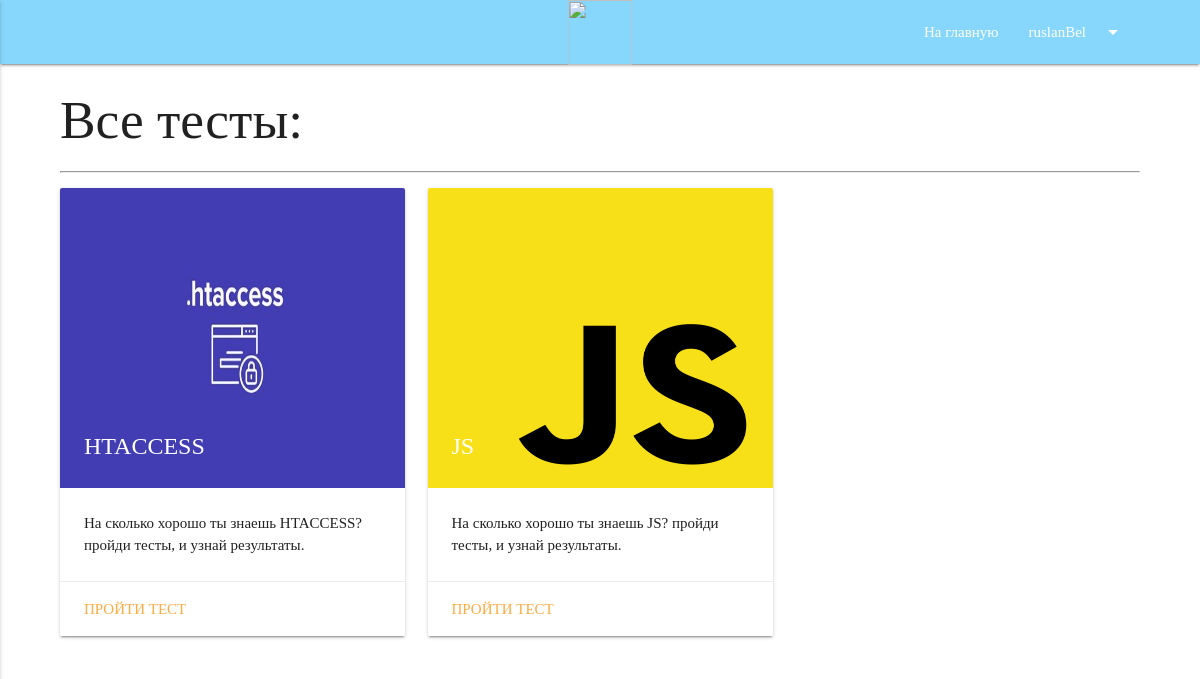
/resources/views/account/hub-test.php (signed in), run on the app's committed database.
### tables this page shows
CREATE TABLE `out_test` (
  `id` int(11) NOT NULL,
  `title` varchar(255) NOT NULL,
  `text` varchar(255) NOT NULL,
  `difficult` varchar(255) NOT NULL,
  `image` varchar(255) NOT NULL,
  `file_name` varchar(255) NOT NULL
);

### app/Connection.php (called while the page is built, shortened)
<?php
trait Connection {
    private static $connection;
    private $host = 'localhost';
    private $user = 'root';
    private $pass = '';
    private $db = 'test_kit';
    public function __construct() {
        self::$connection = new mysqli($this->host, $this->user, $this->pass, $this->db);
    }
    public static function query($sql) {
        return self::$connection->query($sql);
    }
}

### app/UserObject.php (called while the page is built, shortened)
<?php
class UserObject extends AbstractModel{
    public function getElementsTable($row_table,$id)
    {
        $getGroup =  Admin::query("SELECT `$row_table` FROM `users` WHERE id='$id'");
        $row_ass = $getGroup->fetch_assoc();
        return $row_ass[$row_table];
    }
}

### app/Admin.php (called while the page is built, shortened)
<?php
class Admin extends UserObject {
    public function out_test() {
        return Admin::query("SELECT * FROM `out_test`");
    }
}

### resources/views/account/hub-test.php (the view, shortened to what this page needs)
<?php
$admin = new Admin();
$id = $_SESSION['user'][0];
?>
<?php if($admin->getElementsTable('role_id',$id) == 1):
    require "../layouts/navbar.php";
?>
<div class="container">
    <h2>Все тесты:</h2>
    <hr>
    <div class="row cards-top">
        <?php
        $testing = $admin->out_test();
        while ($test = $testing->fetch_assoc()) {
            ?>
            <div class="col s12 m4">
                <div class="card">
                    <div class="card-image">
                        <img width="300px" height="300px" src="/public/img/test/<?php echo $test['image']; ?>">
                        <span class="card-title">
                        <?php echo $test['title']; ?>
                    </span>
                    </div>
                    <div class="card-content">
                        <?php echo $test['text']; ?>
                    </div>
                    <div class="card-action">
                        <a href="create-test/views_test/test.php?id=<?php echo $test['id'] ?>">Пройти тест</a>
                    </div>
                </div>
            </div>
            <?php
        }
        ?>
    </div>
</div>
<?php endif; ?>

### public/css/style.css (style rules this page uses)
html { font-family: Calibri; }

### data on the page
out_test: image (picture), title "HTACCESS", text "На сколько хорошо ты знаешь HTACCESS? пройди тесты, и узнай результаты."
out_test: image (picture), title "JS", text "На сколько хорошо ты знаешь JS? пройди тесты, и узнай результаты."

### other printed values
$_SESSION['user'][1] "ruslanBel"
